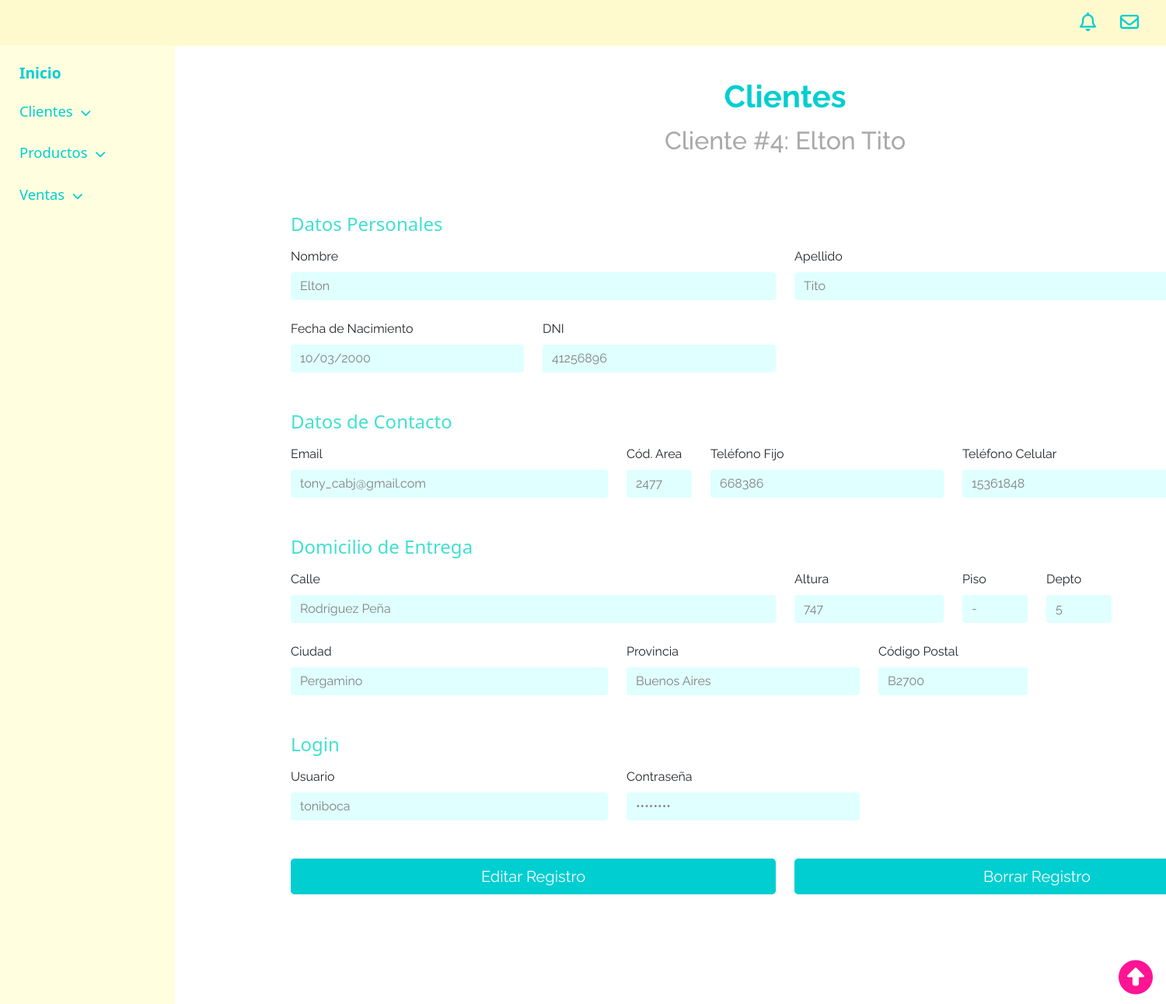
The app's page /pag_vcliente.php?id=4 with its own data.
### tables this page shows
CREATE TABLE `clientes` (
  `id_cliente` int(10) NOT NULL,
  `nombre` varchar(30) DEFAULT NULL,
  `apellido` varchar(30) DEFAULT NULL,
  `dob` date DEFAULT NULL,
  `dni` int(8) DEFAULT NULL,
  `email` varchar(100) DEFAULT NULL,
  `tel_area` int(6) DEFAULT NULL,
  `tel_fijo` int(15) DEFAULT NULL,
  `tel_cel` int(15) DEFAULT NULL,
  `dom_calle` varchar(30) DEFAULT NULL,
  `dom_altura` varchar(5) DEFAULT NULL,
  `dom_piso` varchar(2) NOT NULL DEFAULT '-',
  `dom_dpto` varchar(2) NOT NULL DEFAULT '-',
  `ciudad` varchar(15) DEFAULT NULL,
  `provincia` enum('Buenos Aires','Capital Federal','Catamarca','Chaco','Chubut','Córdoba','Corrientes','Entre Ríos','Formosa','Jujuy','La Pampa','La Rioja','Mendoza','Misiones','Neuquén','Río Negro','Salta','San Juan','San Luis','Santa Cruz','Santa Fe','Santiago del Estero','Tierra del Fuego','Tucumán') DEFAULT NULL,
  `cp` varchar(10) DEFAULT NULL,
  `user` varchar(10) DEFAULT NULL,
  `pw` varchar(15) DEFAULT NULL,
  `date_added` timestamp NOT NULL DEFAULT current_timestamp() ON UPDATE current_timestamp()
);

### db_consulta_cliente_exp.php (called while the page is built, shortened)
<?php
include "db_conectar.php";
$id = $_GET['id'];
$resultado = mysqli_query($conexion, "SELECT * FROM `clientes` WHERE id_cliente=$id");
?>

### pag_vcliente.php (the view, shortened to what this page needs)
<!DOCTYPE html>
<html lang="es" dir="ltr">
  <head>
    <link href="https://cdn.jsdelivr.net/npm/bootstrap@5.1.1/dist/css/bootstrap.min.css" rel="stylesheet">
    <link rel="stylesheet" href="backstyles.css">
  </head>
  <body>
    <nav>
      <?php include 'navs.php'; ?>
    </nav>
    <main>
      <div class="container main-container">
        <div class="table-header row justify-content-center">
          <?php include 'db_consulta_cliente_exp.php';
          $fila = mysqli_fetch_assoc($resultado) ?>
          <h1 class="mb-4 text-center">Clientes</h1>
          <h2 class="mb-4 text-center">Cliente #<?php echo $fila['id_cliente']; ?>: <?php echo $fila['nombre']." ".$fila['apellido']; ?></h2>
        </div>
        <div class="container" id="nproduct-container">
          <form class="row g-4 readonly-form">
            <div class="col-12">
              <h4>Datos Personales</h4>
            </div>
            <div class="col-6">
              <label class="form-label">Nombre</label>
              <input type="text" class="form-control" name="nombre" value="<?php echo $fila['nombre']; ?>" readonly>
            </div>
            <div class="col-6">
              <label class="form-label">Apellido</label>
              <input type="text" class="form-control" name="apellido" value="<?php echo $fila['apellido']; ?>" readonly>
            </div>
            <div class="col-3">
              <label class="form-label">Fecha de Nacimiento</label>
              <input type="date" class="form-control" name="dob" value="<?php echo $fila['dob']; ?>" readonly>
            </div>
            <div class="col-3">
              <label class="form-label">DNI</span></label>
              <input type="number" class="form-control" name="dni" value="<?php echo $fila['dni']; ?>" readonly>
            </div>
            <div class="col-12">
              <h4>Datos de Contacto</h4>
            </div>
            <div class="col-4">
              <label class="form-label">Email</label>
              <input type="email" class="form-control" name="email" value="<?php echo $fila['email']; ?>" readonly>
            </div>
            <div class="col-1">
              <label class="form-label">Cód. Area</label>
              <input type="number" class="form-control" name="tel_area" value="<?php echo $fila['tel_area']; ?>" readonly>
            </div>
            <div class="col-3">
              <label class="form-label">Teléfono Fijo</label>
              <input type="number" class="form-control" name="tel_fijo" value="<?php echo $fila['tel_fijo']; ?>" readonly>
            </div>
            <div class="col-3">
              <label class="form-label">Teléfono Celular</label>
              <input type="number" class="form-control" name="tel_cel" value="<?php echo $fila['tel_cel']; ?>" readonly>
            </div>
            <div class="col-12">
              <h4>Domicilio de Entrega</h4>
            </div>
            <div class="col-6">
              <label class="form-label">Calle</label>
              <input type="text" class="form-control" name="dom_calle" value="<?php echo $fila['dom_calle']; ?>" readonly>
            </div>
            <div class="col-2">
              <label class="form-label">Altura</label>
              <input type="text" class="form-control" name="dom_altura" value="<?php echo $fila['dom_altura']; ?>" readonly>
            </div>
            <div class="col-1">
              <label class="form-label">Piso</label>
              <input type="text" class="form-control" name="dom_piso" value="<?php echo $fila['dom_piso']; ?>"  readonly>
            </div>
            <div class="col-1">
              <label class="form-label">Depto</label>
              <input type="text" class="form-control" name="dom_dpto" value="<?php echo $fila['dom_dpto']; ?>"  readonly>
            </div>
            <div class="col-4">
              <label class="form-label">Ciudad</label>
              <input type="text" class="form-control" name="ciudad" value="<?php echo $fila['ciudad']; ?>" readonly>
            </div>
            <div class="col-3">
              <label class="form-label">Provincia</label>
                <input type="text" class="form-control" name="provincia" value="<?php echo $fila['provincia']; ?>"  readonly>
              </div>
            <div class="col-2">
              <label class="form-label">Código Postal</label>
              <input type="text" class="form-control" name="cp" value="<?php echo $fila['cp']; ?>" readonly>
            </div>
            <div class="col-12">
              <h4>Login</h4>
            </div>
            <div class="col-4">
              <label class="form-label">Usuario</label>
              <input type="text" class="form-control" name="user" value="<?php echo $fila['user']; ?>" readonly>
            </div>
            <div class="col-3">
              <label class="form-label">Contraseña</label>
              <input type="password" class="form-control" name="pw" value="<?php echo $fila['pw']; ?>" readonly>
            </div>
            <div class="d-grid gap-2 col-6 mx-auto">
              <a class="btn btn-primary btn-lg small-green-button" href="pag_ecliente.php?id=<?php echo $fila['id_cliente']; ?>">Editar Registro</i></a>
            </div>
            <div class="d-grid gap-2 col-6 mx-auto">
              <a class="btn btn-secondary btn-lg small-green-button" href="db_eliminar_clientes.php?id=<?php echo $fila['id_cliente']; ?>" onclick="return confirm('¿Está seguro que desea eliminar?')">Borrar Registro</i></a>
            </div>
          </form>
        </div>
    </main>
    <footer>
      <?php include 'footer.php' ?>
    </footer>
  </body>
</html>

### backstyles.css (style rules this page uses)
* { margin: 0px; padding: 0px; box-sizing: border-box; }
footer { display: flex; justify-content: flex-end; }
html, body { height: 100%; }
body footer { position: sticky; top: 100vh; }
.main-container { margin-left: 350px; padding-top: 100px; padding-bottom: 75px; }
.table-header { padding-bottom: 25px; font-family: 'Raleway'; }
.table-header h1 { font-weight: bold; color: DarkTurquoise; }
.table-header h2 { color: DarkGray; margin-top: -10px; }
.col-12 h4 { margin-top: 25px; margin-bottom: -10px; color: Turquoise; }
input, select, select option, textarea, label, .small-green-button { font-family: 'Raleway'; }
.small-green-button { margin-top: 25px; background-color:DarkTurquoise; border:0px; }
.readonly-form input { color: Gray; background-color: LightCyan !important; border: 0px; }

### records on screen
clientes: id_cliente "4", nombre "Elton", apellido "Tito", dob "10/03/2000", dni "41256896", email "tony_cabj@gmail.com", tel_area "2477", tel_fijo "668386", tel_cel "15361848", dom_calle "Rodríguez Peña", dom_altura "747", dom_piso "-", dom_dpto "5", ciudad "Pergamino", provincia "Buenos Aires", cp "B2700", user "toniboca"
